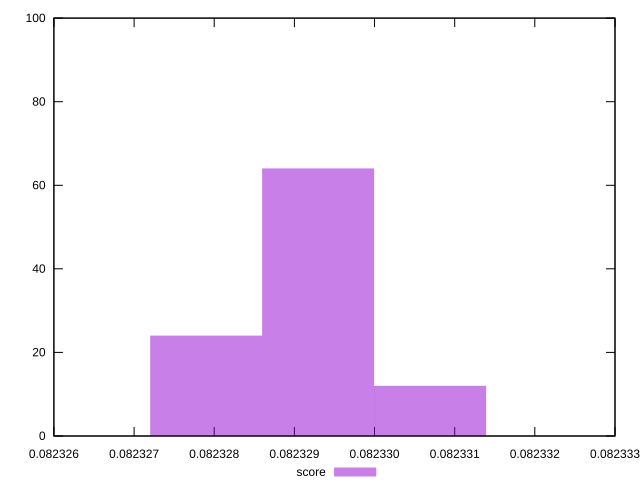

Write gnuplot code to recreate this figure.
reset
set terminal svg size 640, 490 enhanced background rgb 'white'
set output "reprap/total-byte-weight/samples/pages+cached+noexternal+nofonts/score/histogram.svg"

$score <<EOF
0.08232789951044112 24
0.08232929579787218 64
0.08233069208530325 12
EOF

set key outside below
set boxwidth 0.0000013962874310647725
set yrange [0:100]
set style fill transparent solid 0.5 noborder

plot \
  $score title "score" with boxes, \


reset
